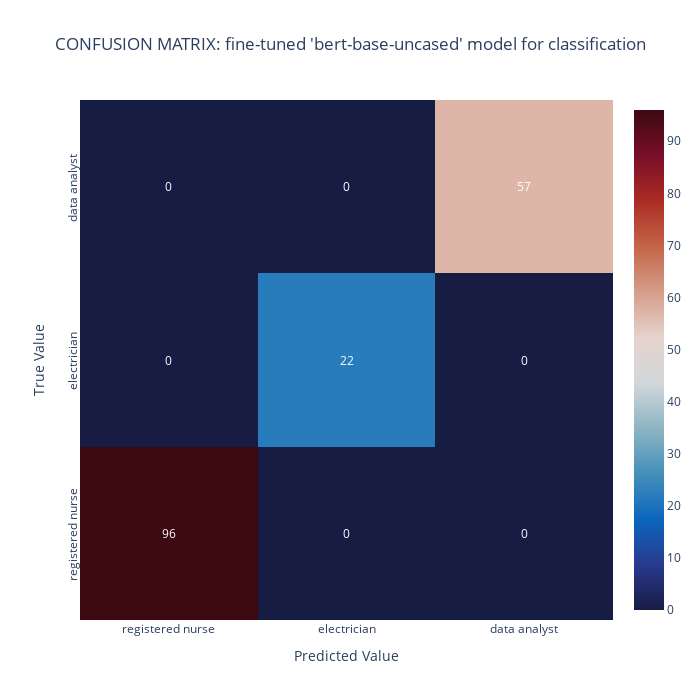

Here is the notebook cell this chart was saved with:
### Code cell
# Plot Confusion Matrix.
cm_labels = ['registered nurse', 'electrician', 'data analyst']
cm_matrix = confusion_matrix(labels, preds)
cm_title = "CONFUSION MATRIX: fine-tuned 'bert-base-uncased' model for classification"

fig = ff.create_annotated_heatmap(z=cm_matrix, 
                                  x=cm_labels,
                                  y=cm_labels, 
                                  colorscale='balance', 
                                  showscale=True,
                                  annotation_text=cm_matrix)

fig.update_layout(width=700, 
                  height=700, 
                  title=cm_title, 
                  title_x=0.5,
                  xaxis=dict(title='Predicted Value', side='bottom'), 
                  yaxis_title='True Value')

fig.update_yaxes(tickangle=-90)  
    
fig.show()

# Print detailed classification report.
report = classification_report(labels, preds, output_dict=True)
report_title = "CLASSIFICATION REPORT: fine-tuned 'bert-base-uncased' model for classification"

print(report_title, '\n')
print(classification_report(labels, preds))
print(label2id)

### Figure 1 — Plotly figure (JSON) as saved in the notebook; plotly's stock layout.template omitted (floating-point values rounded to 4 significant figures)
{"data": [{"colorscale": [[0, "rgb(23, 28, 66)"], [0.09091, "rgb(41, 58, 143)"], [0.1818, "rgb(11, 102, 189)"], [0.2727, "rgb(69, 144, 185)"], [0.3636, "rgb(142, 181, 194)"], [0.4545, "rgb(210, 216, 219)"], [0.5455, "rgb(230, 210, 204)"], [0.6364, "rgb(213, 157, 137)"], [0.7273, "rgb(196, 101, 72)"], [0.8182, "rgb(172, 43, 36)"], [0.9091, "rgb(120, 14, 40)"], [1, "rgb(60, 9, 17)"]], "reversescale": false, "showscale": true, "type": "heatmap", "x": ["registered nurse", "electrician", "data analyst"], "y": ["registered nurse", "electrician", "data analyst"], "z": [[96, 0, 0], [0, 22, 0], [0, 0, 57]]}], "layout": {"annotations": [{"font": {"color": "#FFFFFF"}, "showarrow": false, "text": "96", "x": "registered nurse", "xref": "x", "y": "registered nurse", "yref": "y"}, {"font": {"color": "#FFFFFF"}, "showarrow": false, "text": "0", "x": "electrician", "xref": "x", "y": "registered nurse", "yref": "y"}, {"font": {"color": "#FFFFFF"}, "showarrow": false, "text": "0", "x": "data analyst", "xref": "x", "y": "registered nurse", "yref": "y"}, {"font": {"color": "#FFFFFF"}, "showarrow": false, "text": "0", "x": "registered nurse", "xref": "x", "y": "electrician", "yref": "y"}, {"font": {"color": "#FFFFFF"}, "showarrow": false, "text": "22", "x": "electrician", "xref": "x", "y": "electrician", "yref": "y"}, {"font": {"color": "#FFFFFF"}, "showarrow": false, "text": "0", "x": "data analyst", "xref": "x", "y": "electrician", "yref": "y"}, {"font": {"color": "#FFFFFF"}, "showarrow": false, "text": "0", "x": "registered nurse", "xref": "x", "y": "data analyst", "yref": "y"}, {"font": {"color": "#FFFFFF"}, "showarrow": false, "text": "0", "x": "electrician", "xref": "x", "y": "data analyst", "yref": "y"}, {"font": {"color": "#FFFFFF"}, "showarrow": false, "text": "57", "x": "data analyst", "xref": "x", "y": "data analyst", "yref": "y"}], "height": 700, "title": {"text": "CONFUSION MATRIX: fine-tuned 'bert-base-uncased' model for classification", "x": 0.5}, "width": 700, "xaxis": {"dtick": 1, "gridcolor": "rgb(0, 0, 0)", "side": "bottom", "ticks": "", "title": {"text": "Predicted Value"}}, "yaxis": {"dtick": 1, "tickangle": -90, "ticks": "", "ticksuffix": "  ", "title": {"text": "True Value"}}}}
